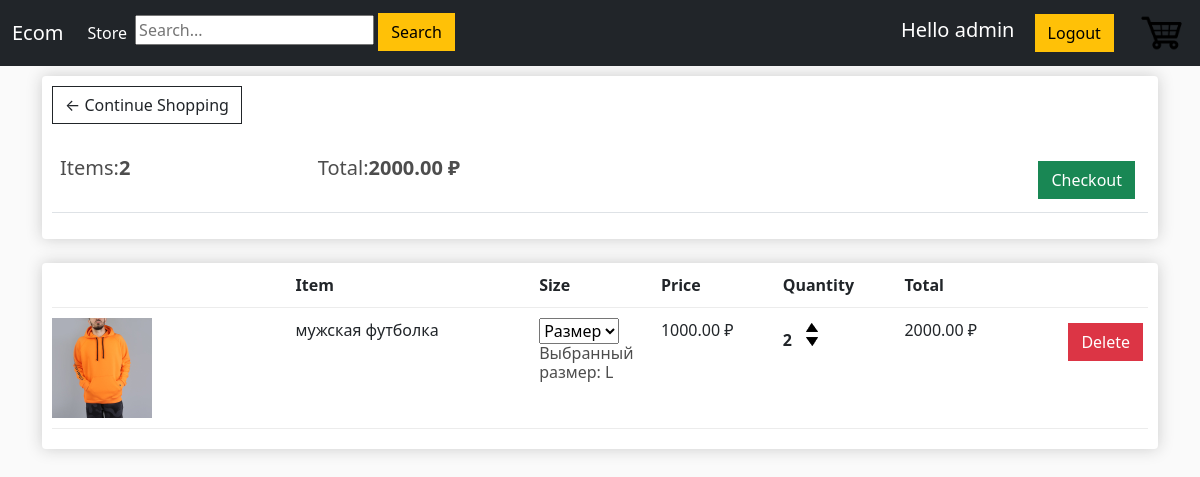
The page /cart/ (signed in) on the database as committed earlier.
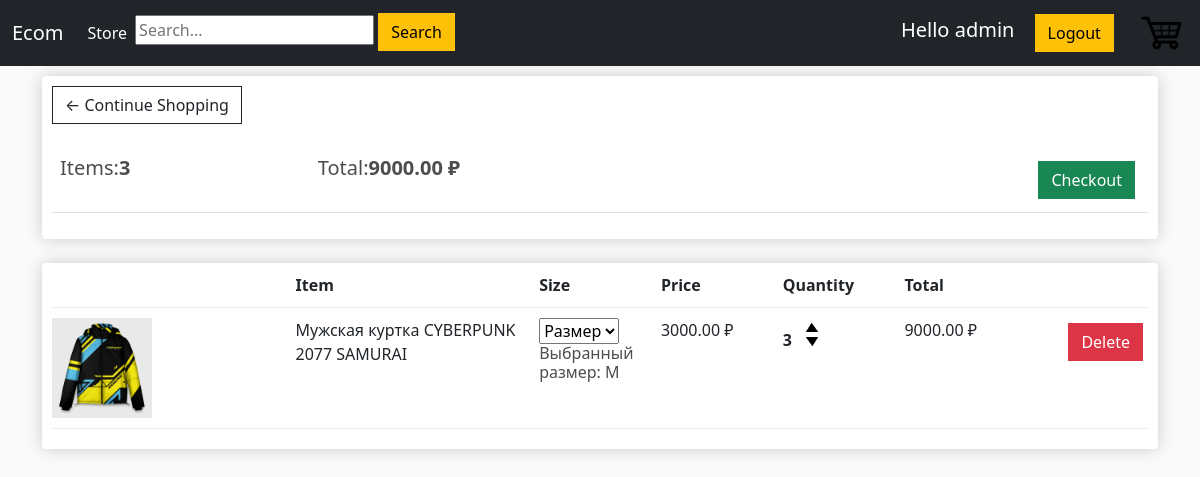
The same page on the database as committed later.
### mainapp/models.py (models this page shows, shortened)
class Order(models.Model):
    customer = models.ForeignKey(Customer, on_delete=models.SET_NULL, blank=True, null=True)
    date_order = models.DateTimeField(auto_now_add=True)
    complete = models.BooleanField(default=False, null=True, blank=False)
    transaction_id = models.CharField(max_length=200, null=True)
    @property
    def get_cart_total(self):
        orderitems = self.orderitem_set.all()
        total = sum([item.get_total for item in orderitems])
        return total
    def get_cart_items(self):
        orderitems = self.orderitem_set.all()
        items = sum([item.quantity for item in orderitems])
        return items

class OrderItem(models.Model):
    product = models.ForeignKey(Product, on_delete=models.SET_NULL, blank=True, null=True)
    order = models.ForeignKey(Order, on_delete=models.SET_NULL, blank=True, null=True)
    size = models.CharField(max_length=10, null=True)
    quantity = models.IntegerField(default=0, null=True, blank=True)
    date_added = models.DateTimeField(auto_now_add=True)
    @property
    def get_total(self):
        total = self.product.price * self.quantity
        return total

class Product(models.Model):
    name = models.CharField(max_length=200, null=True)
    price = models.DecimalField(max_digits=7, decimal_places=2)
    digital = models.BooleanField(default=False, null=True, blank=False)
    image = models.ImageField(null=True, blank=True)
    description = models.CharField(max_length=1000, null=True)
    def imageURL(self):
        try:
            url = self.image.url
        except:
            url = ''
        return url

### mainapp/views.py (the view)
# urls.py: path('cart/', views.cart, name='cart'),
def cart(request):
    data = cartData(request)
    cartItems = data['cartItems']
    order = data['order']
    items = data['items']
    context = {'items': items, 'order': order}
    return render(request, 'mainapp/cart.html', context)

### mainapp/utils.py (called while the page is built)
def cartData(request):
    if request.user.is_authenticated:
        customer = request.user.customer
        order, created = Order.objects.get_or_create(customer=customer, complete=False)
        cartItems = order.get_cart_items()
        items = order.orderitem_set.all()
    else:
        cookieData = cookieCart(request)
        cartItems = cookieData['cartItems']
        order = cookieData['order']
        items = cookieData['items']
    return {"cartItems": cartItems, "order": order, "items": items}

### mainapp/templates/mainapp/cart.html (shortened to what this page needs)
{% extends 'mainapp/index.html' %}
{% load static %}
{% block content%}
    <div class="row">
        <div class="col-lg-12">
            <div class="box-element">
                <a class="btn btn-outline-dark" href="{% url 'store' %}">&#x2190; Continue Shopping</a>
                <br>
                <br>
                <table class="table">
                    <tr>
                        <th><h5>Items:<strong>{{order.get_cart_items}}</strong></h5></th>
                        <th><h5>Total:<strong>{{order.get_cart_total|floatformat:2}} ₽</strong></h5></th>
                        <th>
                            <a style="float:right;margin:5px" class="btn btn-success" href="{% url 'checkout' %}">Checkout</a>
                        </th>
                    </tr>
                </table>
            </div>
            <br>
            <div class="box-element">
                <div class="cart-row">
                    <div style="flex:2"></div>
                    <div style="flex:2"><strong>Item</strong></div>
                    <div style="flex:1"><strong>Size</strong></div>
                    <div style="flex:1"><strong>Price</strong></div>
                    <div style="flex:1"><strong>Quantity</strong></div>
                    <div style="flex:1"><strong>Total</strong></div>
                    <div style="flex:1"><strong></strong></div>
                </div>
                {% for item in items %}
                <div class="cart-row">
                    <div style="flex:2"><img class="row-image" src="{{item.product.imageURL}}"></div>
                    <div style="flex:2">{{item.product.name}}</div>
                    <div style="flex:1">
                                <select data-product={{item.product.id}} data-action="size" name="size" class="size">
                                      <option value="0" selected>Размер</option>
                                </select>
                                {% if item.size == None %}
                                    <h6 style="color: red">Выберите размер!</h6>
                                {% else %}
                                    <h6>Выбранный размер: {{item.size}}</h6>
                                {% endif %}
                    </div>
                    <div style="flex:1">{{item.product.price|floatformat:2}} ₽</div>
                    <div style="flex:1">
						<p class="quantity">{{item.quantity}}</p>
						<div class="quantity">
							<img data-product={{item.product.id}} data-action="add" class="chg-quantity update-cart" src="{% static  'images/arrow-up.png' %}">
							<img data-product={{item.product.id}} data-action="remove" class="chg-quantity update-cart" src="{% static  'images/arrow-down.png' %}">
						</div>
					</div>
					<div style="flex:1"><p>{{item.get_total}} ₽</p></div>
                    <div style="flex:1">
                        <a data-product="{{item.product.id}}" data-action="delete" style="float:right;margin:5px" class="btn btn-danger update-cart">Delete</a>
                    </div>
                </div>
                {% endfor %}
            </div>
        </div>
    </div>
{% endblock content%}

### mainapp/templates/mainapp/index.html (shortened to what this page needs)
<!DOCTYPE html>
<html lang="en">
{% load static %}
<head>
    <link href="https://cdn.jsdelivr.net/npm/bootstrap@5.1.0/dist/css/bootstrap.min.css" rel="stylesheet">
    <link rel="stylesheet" type="text/css" href="{% static 'css/index.css' %}">
</head>
<body>
    <nav class="navbar navbar-expand-lg navbar-dark bg-dark">
      <div class="container-fluid">
        <a class="navbar-brand" href="{% url 'store' %}">Ecom</a>
        <div class="collapse navbar-collapse" id="navbarSupportedContent">
          <ul class="navbar-nav me-auto mb-2 mb-lg-0">
            <li class="nav-item">
              <a class="nav-link active" aria-current="page" href="{% url 'store' %}">Store</a>
            </li>
              <li class="nav-item">
                  <form action="{% url 'search_results' %}" method="POST">
                    <input name="search" type="text" placeholder="Search...">
                    <button class="btn btn-warning">Search</button>
                  </form>
              </li>
          </ul>
           <div class="form-inline my-2 my-lg-0">
               {% if user.is_authenticated %}
               <a class="navbar-brand" href="">Hello {{user.username}}</a>
               <a href="{% url 'logout' %}" class="btn btn-warning">Logout</a>
               {% else %}
                <a href="{% url 'login' %}" class="btn btn-warning">Login</a>
                <a href="{% url 'register' %}" class="btn btn-warning">Register</a>
               {% endif %}
                <a href="{% url 'cart' %}" style="color:#212429;">
                    <img  id="cart-icon" src="{% static 'images/cart.png' %}">
                </a>
	        </div>
        </div>
      </div>
    </nav>
    <div class="container">
        {% block content %}
        {% endblock content %}
    </div>
</body>
</html>

### static/css/index.css (style rules this page uses)
body { background-color: hsl(0, 0%, 98%); }
h1,h2,h3,h4,h5,h6 { color:hsl(0, 0%, 30%); }
.box-element { box-shadow:hsl(0, 0%, 80%) 0 0 16px; background-color: #fff; border-radius: 4px; padding: 10px; }
#cart-icon { width:50px; height:50px; border:0; display: inline-block; margin-left: 20px; }
.col-lg-4, .col-lg-6, .col-lg-8, .col-lg-12 { margin-top: 10px; }
.btn { border-radius: 0; }
.row-image { width: 100px; }
.cart-row { display: flex; align-items: flex-stretch; padding-bottom: 10px; margin-bottom: 10px; border-bottom: 1px solid #ececec; }
.quantity { display: inline-block; font-weight: 700; padding-right:10px; }
.chg-quantity { width: 12px; cursor: pointer; display: block; margin-top: 5px; transition:.1s; }

Rows that differ between the two databases and show on the page:
removed OrderItem: product.imageURL (picture), product.name "мужская футболка", size "Размер", size "L", product.price "1000.00", quantity "2", get_total "2000.00"
changed through a linked row, Order: get_cart_items "2" → "3"; get_cart_total "2000.00" → "9000.00"
added OrderItem: product.imageURL (picture), product.name "Мужская куртка CYBERPUNK 2077 SAMURAI", size "Размер", size "M", product.price "3000.00", quantity "3", get_total "9000.00"
